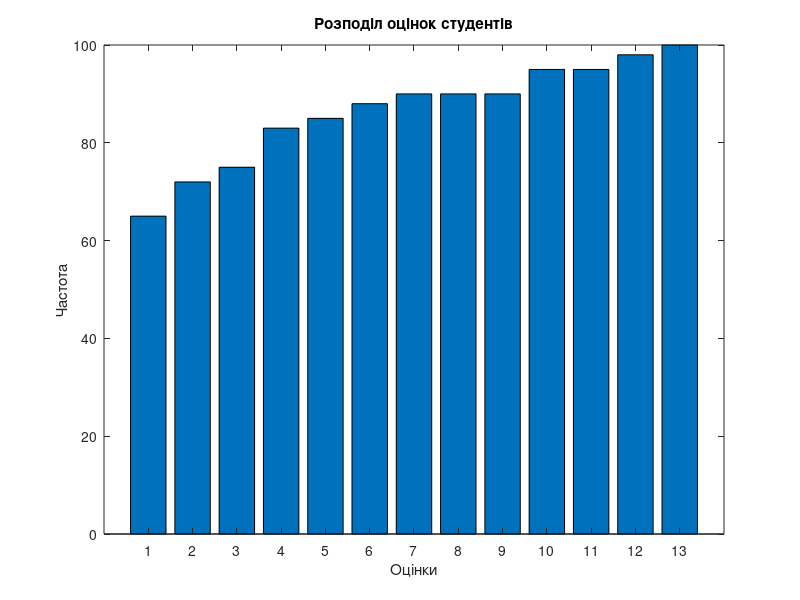

MATLAB code to generate this figure:
x = [1 1 2 1 2 3 1 2 3 4 1 2 3 4 5];
bar(x)
title('кількість автомобілів, що вїжджають у двір університету кожні 10 хвилин.')
xlabel('Кількість автомобілів')
ylabel('Десятихвилинний інтервал')

hist(x)
title('кількість автомобілів, що вїжджають у двір університету кожні 10 хвилин.')
xlabel('Кількість автомобілів')
ylabel('Десятихвилинний інтервал')
%оцінки студентів
grades = [65, 72, 75, 83, 85, 88, 90, 90, 90, 95, 95, 98, 100];

%Гістограму
hist(grades)
title('Розподіл оцінок студентів')
xlabel('Оцінки')
ylabel('Частота')

%Стовпчикова діаграма
bar(grades)
title('Розподіл оцінок студентів')
xlabel('Оцінки')
ylabel('Частота')
